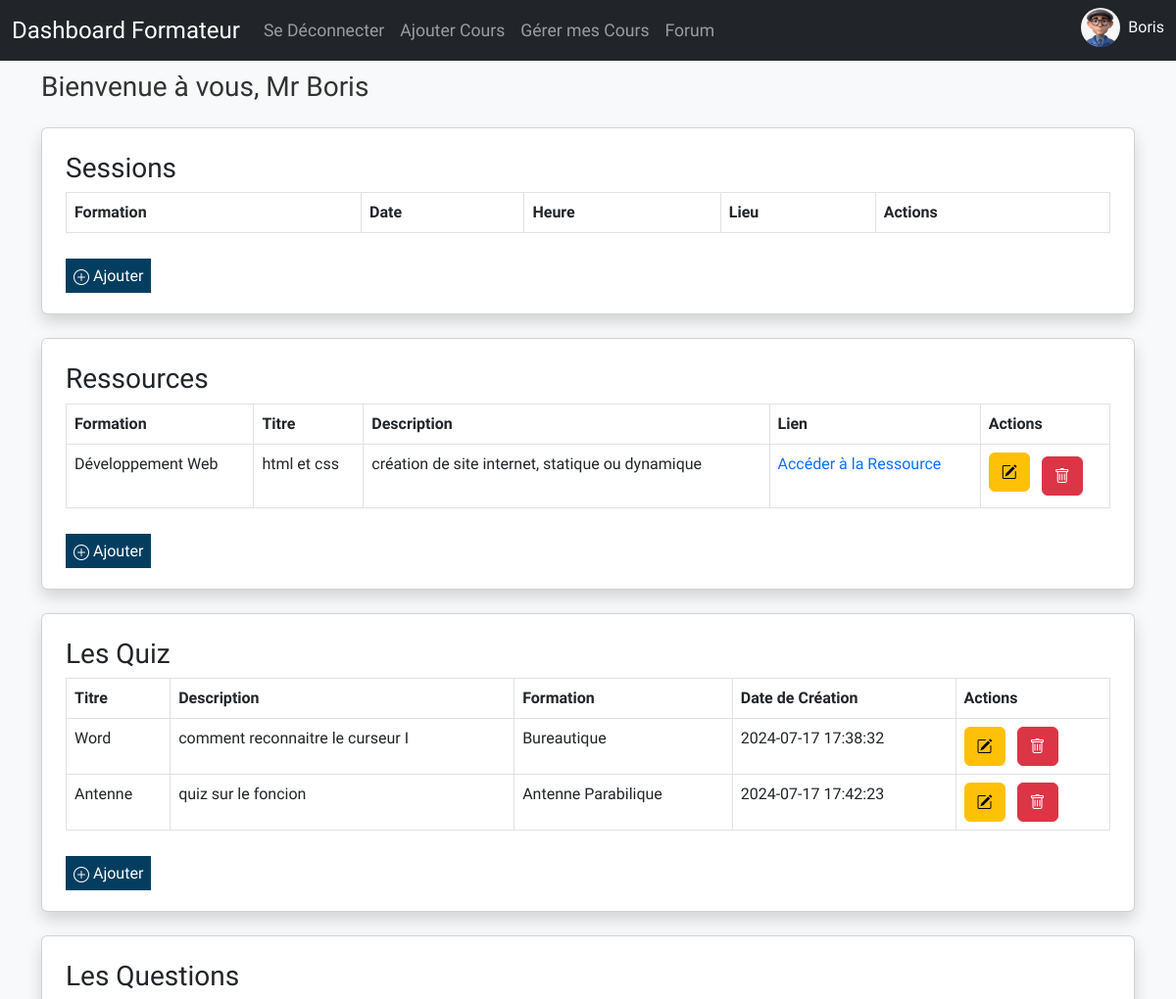
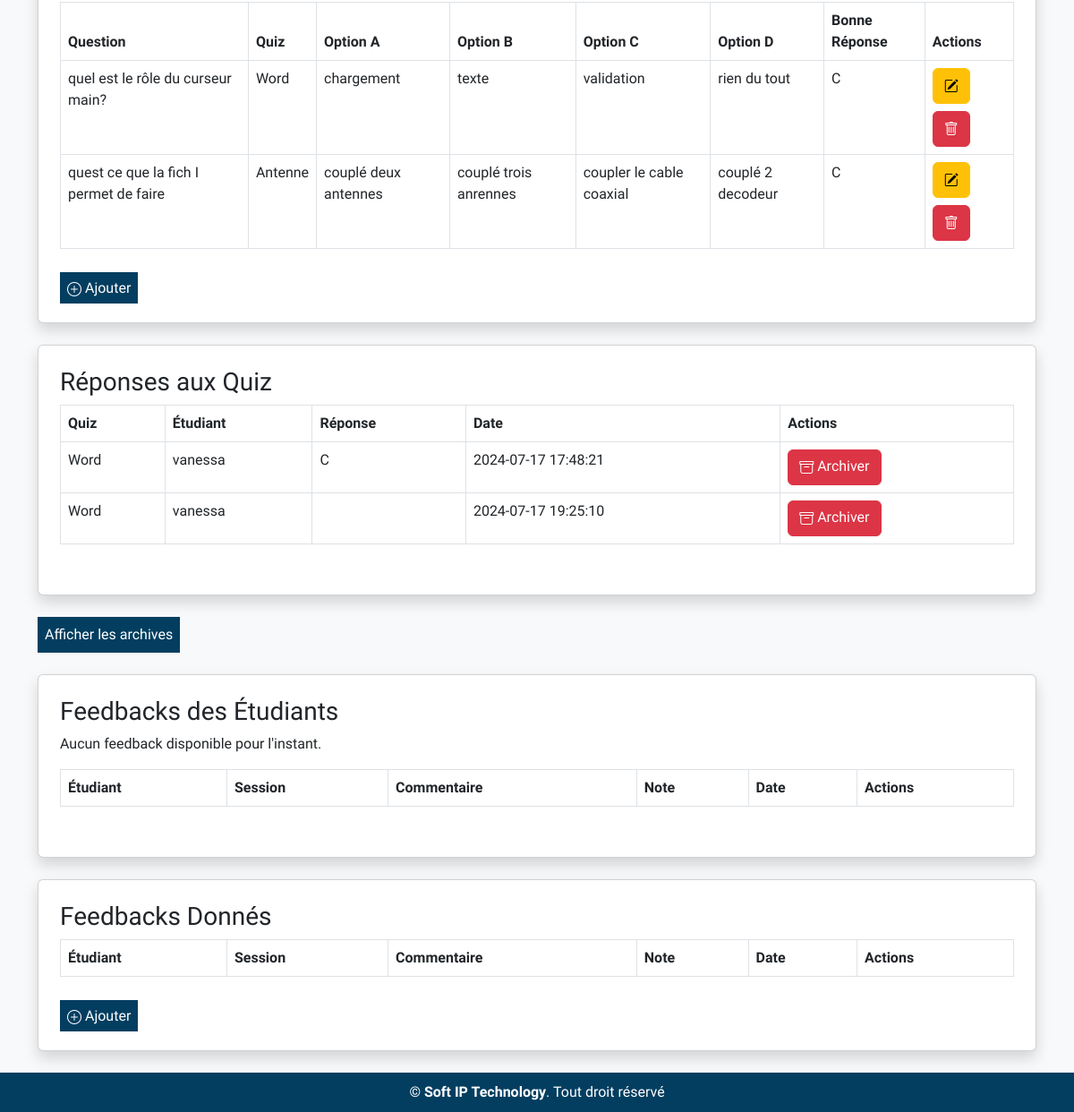
/trainers/trainers.php (signed in), run on the app's committed database (2 pictures, top to bottom).
### tables this page shows
CREATE TABLE `trainers` (
  `id` int(11) NOT NULL,
  `username` varchar(255) NOT NULL,
  `password` varchar(255) NOT NULL,
  `email` varchar(100) DEFAULT NULL,
  `phone_number` varchar(15) DEFAULT NULL,
  `bio` text DEFAULT NULL,
  `avatar` varchar(255) DEFAULT NULL
);

CREATE TABLE `resources` (
  `id` int(11) NOT NULL,
  `formation_id` int(11) DEFAULT NULL,
  `titre` varchar(255) DEFAULT NULL,
  `description` text DEFAULT NULL,
  `lien` varchar(255) DEFAULT NULL
);

CREATE TABLE `formations` (
  `id` int(11) NOT NULL,
  `titre` varchar(255) NOT NULL,
  `description` text DEFAULT NULL,
  `image_url` varchar(255) DEFAULT NULL,
  `created_at` timestamp NOT NULL DEFAULT current_timestamp()
);

CREATE TABLE `quizzes` (
  `id` int(11) NOT NULL,
  `titre` varchar(255) NOT NULL,
  `description` text DEFAULT NULL,
  `formation_id` int(11) NOT NULL,
  `created_at` timestamp NOT NULL DEFAULT current_timestamp(),
  `trainer_id` int(11) NOT NULL
);

CREATE TABLE `questions` (
  `id` int(11) NOT NULL,
  `quiz_id` int(11) NOT NULL,
  `question_text` text NOT NULL,
  `correct_option` char(1) NOT NULL,
  `option_a` varchar(255) NOT NULL,
  `option_b` varchar(255) NOT NULL,
  `option_c` varchar(255) NOT NULL,
  `option_d` varchar(255) NOT NULL,
  `created_at` timestamp NOT NULL DEFAULT current_timestamp(),
  `trainer_id` int(11) DEFAULT NULL
);

CREATE TABLE `quiz_answers` (
  `id` int(11) NOT NULL,
  `student_id` int(11) DEFAULT NULL,
  `quiz_id` int(11) DEFAULT NULL,
  `question_id` int(11) DEFAULT NULL,
  `answer` text DEFAULT NULL,
  `score` int(11) DEFAULT 0,
  `submitted_at` timestamp NOT NULL DEFAULT current_timestamp(),
  `archived` tinyint(1) DEFAULT 0
);

CREATE TABLE `students` (
  `id` int(11) NOT NULL,
  `username` varchar(255) NOT NULL,
  `password` varchar(255) NOT NULL,
  `email` varchar(255) NOT NULL,
  `phone_number` varchar(20) NOT NULL,
  `avatar` mediumblob DEFAULT NULL
);

### trainers/trainers.php (the view, shortened to what the rows shown need)
<?php
include('../admin/config.php');
$trainer_id = $_SESSION['trainer_id'];
try {
    $stmt_trainer_name = $pdo->prepare("SELECT username FROM trainers WHERE id = ?");
    $stmt_trainer_name->execute([$trainer_id]);
    if ($stmt_trainer_name->rowCount() > 0) {
        $username = $stmt_trainer_name->fetchColumn();
    } else {
        throw new Exception("Aucun formateur trouvé avec l'ID spécifié.");
    }
} catch (PDOException $e) {
    echo "Erreur PDO : " . $e->getMessage();
} catch (Exception $e) {
    echo "Erreur : " . $e->getMessage();
}
$stmt_resources = $pdo->query("SELECT resources.*, formations.titre AS formation_titre FROM resources INNER JOIN formations ON resources.formation_id = formations.id");
$resources = $stmt_resources->fetchAll();
$trainer_id = $_SESSION['trainer_id'];
$stmt_quizzes = $pdo->prepare("
    SELECT quizzes.*, formations.titre AS formation_titre
    FROM quizzes
    INNER JOIN formations ON quizzes.formation_id = formations.id
    WHERE quizzes.trainer_id = ?
");
$stmt_quizzes->execute([$trainer_id]);
$quizzes = $stmt_quizzes->fetchAll();
$stmt_answers = $pdo->prepare("
    SELECT quiz_answers.*, students.username AS student_username, quizzes.titre AS quiz_titre
    FROM quiz_answers
    INNER JOIN students ON quiz_answers.student_id = students.id
    INNER JOIN quizzes ON quiz_answers.quiz_id = quizzes.id
    WHERE quizzes.trainer_id = ? AND quiz_answers.archived = 0
");
$stmt_answers->execute([$trainer_id]);
$quiz_answers = $stmt_answers->fetchAll();
$stmt_questions = $pdo->prepare("
    SELECT questions.*, quizzes.titre AS quiz_titre
    FROM questions
    INNER JOIN quizzes ON questions.quiz_id = quizzes.id
    WHERE questions.trainer_id = ?
");
$stmt_questions->execute([$trainer_id]);
$questions = $stmt_questions->fetchAll();
?>
<!DOCTYPE html>
<html lang="fr">
<head>
    <link rel="stylesheet" href="https://cdn.jsdelivr.net/npm/bootstrap@5.3.0/dist/css/bootstrap.min.css">
    <link rel="stylesheet" href="https://cdnjs.cloudflare.com/ajax/libs/bootstrap-icons/1.9.0/font/bootstrap-icons.min.css">
    <link rel="stylesheet" href="../assets/style.css">
</head>
<body>
    <nav class="navbar navbar-expand-lg navbar-dark bg-dark fixed-top mb-4">
        <div class="container-fluid">
            <div class="offcanvas offcanvas-end text-bg-dark" tabindex="-1" id="offcanvasNavbar" aria-labelledby="offcanvasNavbarLabel">
                <div class="offcanvas-body">
                    <ul class="navbar-nav ms-auto">
                        <li class="nav-item ">
                            <div class="d-flex align-items-center">
                            <?php
                                try {
                                    $stmt_trainer = $pdo->prepare("SELECT * FROM trainers WHERE id = ?");
                                    $stmt_trainer->execute([$trainer_id]);
                                    $trainer = $stmt_trainer->fetch(PDO::FETCH_ASSOC);
                                    if ($trainer && !empty($trainer['avatar'])) {
                                        echo '<img src="' . $trainer['avatar'] . '" alt="Avatar" class="avatar-img rounded-circle me-2">';
                                    } else {
                                        echo '<img src="../avatar_img/O.jpg" alt="Avatar par défaut" class="avatar-img rounded-circle me-2">';
                                    }
                                    echo '<span class="text-light">' . htmlspecialchars($trainer['username']) . '</span>';
                                } catch (PDOException $e) {
                                    echo "Erreur PDO : " . $e->getMessage();
                                }
                            ?>
                            </div>
                        </li>
                    </ul>
                </div>
            </div>
        </div>
    </nav>
    <br>
    <div class="container mt-5">
        <h3 class="mb-4">Bienvenue à vous, Mr <?php echo isset($username) ? htmlspecialchars($username) : 'Formateur'; ?></h3>
        <div class="card mb-4 shadow p-2">
            <div class="card-body">
                <div class="table-responsive mb-3">
                    <table class="table table-bordered">
                        <thead>
                            <tr>
                                <th>Formation</th>
                                <th>Date</th>
                                <th>Heure</th>
                                <th>Lieu</th>
                                <th>Actions</th>
                            </tr>
                        </thead>
                    </table>
                </div>
            </div>
        </div>
        <div class="card mb-4 shadow p-2">
            <div class="card-body">
                <div class="table-responsive mb-3">
                    <table class="table table-bordered">
                        <thead>
                            <tr>
                                <th>Formation</th>
                                <th>Titre</th>
                                <th>Description</th>
                                <th>Lien</th>
                                <th>Actions</th>
                            </tr>
                        </thead>
                        <tbody>
                            <?php foreach ($resources as $resource): ?>
                                <tr>
                                    <td><?php echo htmlspecialchars($resource['formation_titre']); ?></td>
                                    <td><?php echo htmlspecialchars($resource['titre']); ?></td>
                                    <td><?php echo htmlspecialchars($resource['description']); ?></td>
                                    <td><a href="<?php echo htmlspecialchars($resource['lien']); ?>" target="_blank">Accéder à la Ressource</a></td>
                                    <td>
                                        <a href="../resources/edit_resources.php?id=<?php echo $resource['id']; ?>" class="btn btn-warning me-2 mb-2"><i class="bi bi-pencil-square"></i></a>
                                        <a href="../resources/delete_resources.php?id=<?php echo $resource['id']; ?>" class="btn btn-danger"><i class="bi bi-trash"></i></a>
                                    </td>
                                </tr>
                            <?php endforeach; ?>
                        </tbody>
                    </table>
                </div>
            </div>
        </div>
        <div class="card mb-4 shadow p-2">
            <div class="card-body">
                <div class="table-responsive mb-3">
                    <table class="table table-bordered">
                        <thead>
                            <tr>
                                <th>Titre</th>
                                <th>Description</th>
                                <th>Formation</th>
                                <th>Date de Création</th>
                                <th>Actions</th>
                            </tr>
                        </thead>
                        <tbody>
                            <?php foreach ($quizzes as $quiz): ?>
                                <tr>
                                    <td><?php echo htmlspecialchars($quiz['titre']); ?></td>
                                    <td><?php echo htmlspecialchars($quiz['description']); ?></td>
                                    <td><?php echo htmlspecialchars($quiz['formation_titre']); ?></td>
                                    <td><?php echo htmlspecialchars($quiz['created_at']); ?></td>
                                    <td>
                                        <a href="../quiz/edit_quiz.php?id=<?php echo $quiz['id']; ?>" class="btn btn-warning me-2">
                                            <i class="bi bi-pencil-square"></i>
                                        </a>
                                        <a href="../quiz/delete_quiz.php?id=<?php echo $quiz['id']; ?>" class="btn btn-danger">
                                            <i class="bi bi-trash"></i>
                                        </a>
                                    </td>
                                </tr>
                            <?php endforeach; ?>
                        </tbody>
                    </table>
                </div>
            </div>
        </div>
        <div class="card mb-4 shadow p-2">
            <div class="card-body">
                <div class="table-responsive mb-3">
                    <table class="table table-bordered">
                        <thead>
                            <tr>
                                <th>Question</th>
                                <th>Quiz</th>
                                <th>Option A</th>
                                <th>Option B</th>
                                <th>Option C</th>
                                <th>Option D</th>
                                <th>Bonne Réponse</th>
                                <th>Actions</th>
                            </tr>
                        </thead>
                        <tbody>
                            <?php foreach ($questions as $question): ?>
                                <tr>
                                    <td><?php echo htmlspecialchars($question['question_text']); ?></td>
                                    <td><?php echo htmlspecialchars($question['quiz_titre']); ?></td>
                                    <td><?php echo htmlspecialchars($question['option_a']); ?></td>
                                    <td><?php echo htmlspecialchars($question['option_b']); ?></td>
                                    <td><?php echo htmlspecialchars($question['option_c']); ?></td>
                                    <td><?php echo htmlspecialchars($question['option_d']); ?></td>
                                    <td><?php echo htmlspecialchars($question['correct_option']); ?></td>
                                    <td>
                                        <a href="../quiz/edit_question.php?id=<?php echo $question['id']; ?>" class="btn btn-warning me-2 mb-2">
                                            <i class="bi bi-pencil-square"></i>
                                        </a>
                                        <a href="../quiz/delete_question.php?id=<?php echo $question['id']; ?>" class="btn btn-danger">
                                            <i class="bi bi-trash"></i>
                                        </a>
                                    </td>
                                </tr>
                            <?php endforeach; ?>
                        </tbody>
                    </table>
                </div>
            </div>
        </div>
        <div class="card mb-4 shadow p-2">
            <div class="card-body">
                <div class="table-responsive mb-3">
                    <table class="table table-bordered">
                        <thead>
                            <tr>
                                <th>Quiz</th>
                                <th>Étudiant</th>
                                <th>Réponse</th>
                                <th>Date</th>
                                <th>Actions</th>
                            </tr>
                        </thead>
                        <tbody>
                            <?php foreach ($quiz_answers as $answer): ?>
                                <tr>
                                    <td><?php echo htmlspecialchars($answer['quiz_titre']); ?></td>
                                    <td><?php echo htmlspecialchars($answer['student_username']); ?></td>
                                    <td><?php echo htmlspecialchars($answer['answer']); ?></td>
                                    <td><?php echo htmlspecialchars($answer['submitted_at']); ?></td>
                                    <td>
                                        <form action="trainers.php" method="POST" style="display:inline;">
                                            <button type="submit" name="archive_answer" class="btn btn-danger">
                                                <i class="bi bi-archive"></i> Archiver
                                            </button>
                                        </form>
                                    </td>
                                </tr>
                            <?php endforeach; ?>
                        </tbody>
                    </table>
                </div>
            </div>
        </div>
        <div class="mb-4">
            <button id="toggle-archived-answers-button" class="btnb" onclick="toggleArchivedAnswers()">Afficher les archives</button>
        </div>
        <div class="card mb-4 shadow p-2">
            <div class="card-body">
                <div class="table-responsive mb-3">
                    <table class="table table-bordered">
                        <thead>
                            <tr>
                                <th>Étudiant</th>
                                <th>Session</th>
                                <th>Commentaire</th>
                                <th>Note</th>
                                <th>Date</th>
                                <th>Actions</th>
                            </tr>
                        </thead>
                    </table>
                </div>
            </div>
        </div>
        <div class="card mb-4 shadow p-2">
            <div class="card-body">
                <div class="table-responsive mb-3">
                    <table class="table table-bordered">
                        <thead>
                            <tr>
                                <th>Étudiant</th>
                                <th>Session</th>
                                <th>Commentaire</th>
                                <th>Note</th>
                                <th>Date</th>
                                <th>Actions</th>
                            </tr>
                        </thead>
                    </table>
                </div>
            </div>
        </div>
    </div>
</body>
</html>

### data on the page
trainers: avatar (picture), username "Boris"
resources: formation.titre "Développement Web", titre "html et css", description "création de site internet, statique ou dynamique"
quizzes: titre "Word", description "comment reconnaitre le curseur I", formation.titre "Bureautique", created_at "2024-07-17 17:38:32"
quizzes: titre "Antenne", description "quiz sur le foncion", formation.titre "Antenne Parabilique", created_at "2024-07-17 17:42:23"
questions: question_text "quel est le rôle du curseur main?", quiz.titre "Word", option_a "chargement", option_b "texte", option_c "validation", option_d "rien du tout", correct_option "C"
questions: question_text "quest ce que la fich I permet de faire", quiz.titre "Antenne", option_a "couplé deux antennes", option_b "couplé trois anrennes", option_c "coupler le cable coaxial", option_d "couplé 2 decodeur", correct_option "C"
quiz_answers: quiz.titre "Word", student.username "vanessa", answer "C", submitted_at "2024-07-17 17:48:21"
quiz_answers: quiz.titre "Word", student.username "vanessa", submitted_at "2024-07-17 19:25:10"
